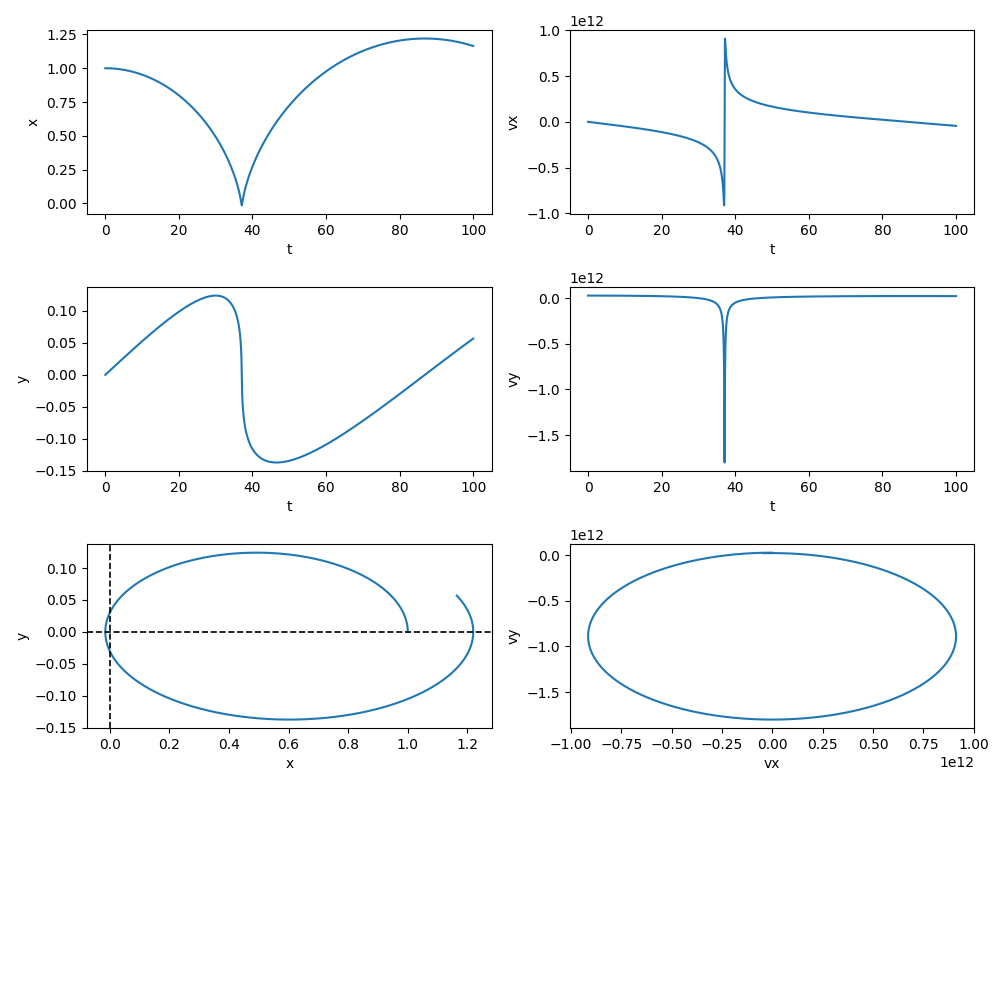

The Python source for this figure:
import numpy as np
import matplotlib.pyplot as plt
import time

def vRK4(f, y0, x1, xN, N, coeffs=None, t_func=None):
    assert( np.shape(f) == np.shape(y0) )

    # Calls each function in f_arr
    #with it's respective coeffs in c_arr.
    def caller(f_arr, t, p_arr, c_arr):
        return np.array([f(t, [*p, *c]) for f, p, c in zip(f_arr, p_arr, c_arr)])
    def constant_step(t, x1, xN, N):
        return t + ( ( xN - x1 ) / ( N - 1 ) )

    step_func = None
    if t_func is None:
        step_func = constant_step
    else:
        step_func = t_func

    if coeffs is None:
        coeffs = [[] for i in range(np.shape(y0)[0])]

    assert( np.shape(f)[0] == np.shape(coeffs)[0] )

    result = np.zeros((N, len(y0) + 1))

    # Set initial conditions
    result[0, 1:] = y0 
    result[0, 0] = x1

    k1 = np.zeros_like(y0)
    k2 = np.zeros_like(y0)
    k3 = np.zeros_like(y0)
    k4 = np.zeros_like(y0)
    y = np.zeros_like(y0)

    for i in range(1, np.shape(result)[0]):
        t = result[i - 1, 0]
        result[i, 0] = step_func(t, x1, xN, N)
        step = abs(result[i, 0] - result[i-1, 0])

        # Construct initial coefficients
        params = np.array([ result[i-1, 1:] for j in range(len(f)) ])

        k1 = step * caller(f, t, params, coeffs)
        k2 = step * caller(f, t + (step/2), params + (k1/2), coeffs)
        k3 = step * caller(f, t + (step/2), params + (k2/2), coeffs)
        k4 = step * caller(f, t + step, params + k3, coeffs)

        y = params + (0.166666666) * (k1 + 2*k2 + 2*k3 + k4)

        result[i, 1:] = np.diag(y)

    return result

s_year = 3.1536e7

G = 6.6743e-11 # m^3 kg^-1 s^-2
G_year = G * s_year**2
M = 1.989e30   # kg
GM = G * M
GM_year = G_year * M

def dX(t, r):
    x, vx, y, vy = r
    return [vx, vx,
            y, vy]
def dV_X(t, r):
    x, vx, y, vy = r
    return [x, -(GM_year * x) / pow(x**2 + y**2, 1.5),
            y, vy]
def dY(t, r):
    x, vx, y, vy = r
    return [x, vx,
            vy, vy]
def dV_Y(t, r):
    x, vx, y, vy = r
    return [x, vx,
            y, -(GM_year * y) / pow(x**2 + y**2, 1.5)]

f = [dX, dV_X, dY, dV_Y]
# 2.775e10 m/year
y0 = [5.2e12, 0, 0, 2.775e10]

start = time.time()
model = vRK4(f, y0, 0, 100, 1000000)
print(f"Model took: {time.time() - start}s.")

t = model[:, 0]
x = model[:, 1] / 5.2e12
vx = model[:, 2]
y = model[:, 3] / 5.2e12
vy = model[:, 4]


# Plotting

fig = plt.figure(figsize=(10,10))
ax1 = fig.add_subplot(421)
ax2 = fig.add_subplot(422)
ax3 = fig.add_subplot(423)
ax4 = fig.add_subplot(424)
ax5 = fig.add_subplot(425)
ax6 = fig.add_subplot(426)

ax1.plot(t, x)
ax1.set_xlabel("t")
ax1.set_ylabel("x")

ax2.plot(t, vx)
ax2.set_xlabel("t")
ax2.set_ylabel("vx")

ax3.plot(t, y)
ax3.set_xlabel("t")
ax3.set_ylabel("y")

ax4.plot(t, vy)
ax4.set_xlabel("t")
ax4.set_ylabel("vy")

ax5.plot(x, y)
ax5.set_xlabel("x")
ax5.set_ylabel("y")
ax5.axhline(0, c='k', ls='--', linewidth=1.2)
ax5.axvline(0, c='k', ls='--', linewidth=1.2)

ax6.plot(vx, vy)
ax6.set_xlabel("vx")
ax6.set_ylabel("vy")

plt.tight_layout()
fig.savefig(fname="6")

plt.show()
